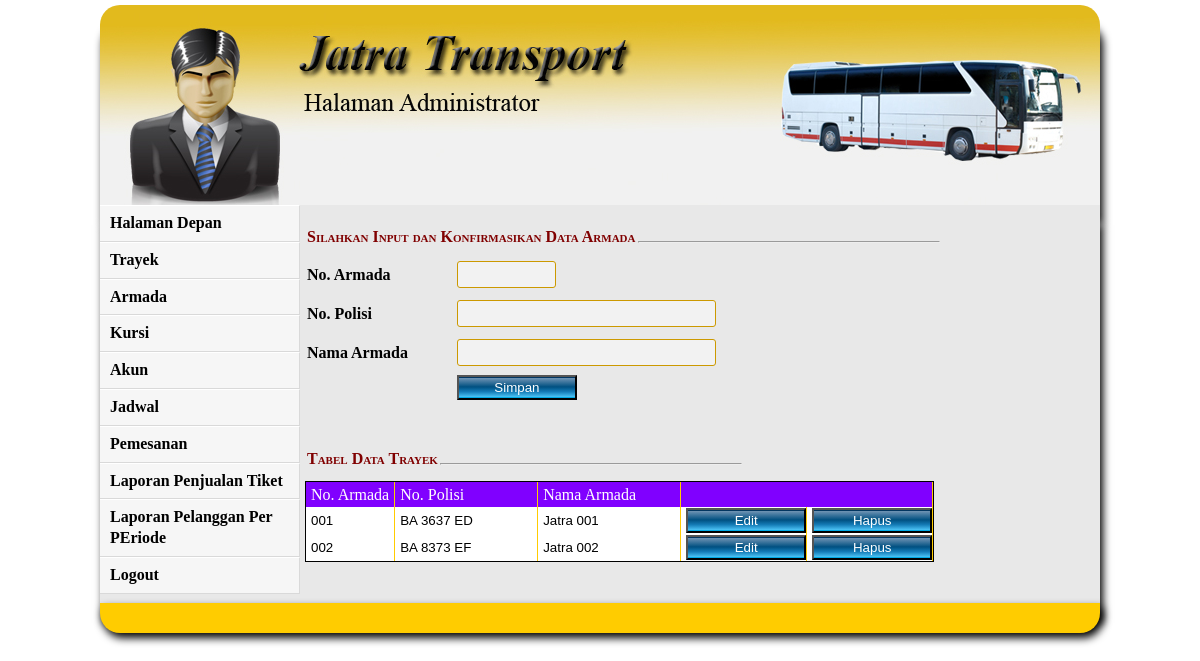
Screenshot of /admin/home.php?module=armada (signed in) with the database file from the repository.
### tables this page shows
CREATE TABLE IF NOT EXISTS armada (
  noarmada char(3) NOT NULL DEFAULT '' ,
  nopol char(10) ,
  namaarmada char(30) ,
  PRIMARY KEY (noarmada)
);

### admin/kanan.php (the view, shortened to what this page needs)
<?php
if($_GET[module]=='trayek'){
echo"
<form action='settrayek.php' method='post' onsubmit='return false;' name='formdaftar'>
<table border=0 style='margin-top:10px;'>
		<tr><td style='height:30px;'>
		<font style='color:maroon;font-size:16px;font-variant: small-caps;' '><b>Silahkan Input dan Konfirmasikan Data Trayek </b></font></td>
		<td>
		<hr style='width:300px;margin-top:10px;' ></td>
		</tr>
		</table>
		<table>
		<tr>
		<td><b>Kode Trayek</td><td style='width:40px;'></td><td><input type=text name='kode' class='lengkung' size=10></td>
		</tr>
		<tr>
		<td><b>Keterangan</td><td style='width:40px;'></td><td><input type=text name='keterangan' class='lengkung' size=30></td>
		</tr>
		<tr>
		<tr>
		<td></td><td style='width:40px;'></td><td><input type=button value=' Simpan ' class='glassy_btn' style='margin-left:5px;' onclick='pesan();'></td>
		</tr>
</table>
		</form>
<table border=0 style='margin-top:40px;'>
		<tr><td style='height:30px;'>
		<font style='color: maroon;font-size:16px;font-variant: small-caps;' '><b>Tabel Data Trayek</b></font></td>
		<td>
		<hr style='width:300px;margin-top:10px;' ></td>
		</tr>
</table>
		<form name='' action='aksitrayek.php' method=post>
<table border=0 cellpadding=0 cellspacing=0 style='border:solid thin  #000;margin-top:5px;'>
			  <tr class=trkepala>
			  <td class=tdgrid style='height:25px;padding-left:5px;padding-left:5px;padding-right:5px;' >Kode Trayek</td><td class=tdgrid style='padding-left:5px;padding-right:5px;' >Keterangan</td>
			  <td class=tdgrid colspan=2></td>
			   </tr>";
			  include"../fungsi/koneksi.php";
			  $mintaanggota=mysql_query("select * from trayek",$konek);
			  $hitunganggota=mysql_num_rows($mintaanggota);
			  if($hitunganggota==0){
			  echo"
			  <tr>
			  <td class=tdgrid style='height:25px;'><input type=text class='grid1' size=15></td>
			  <td class=tdgrid><input type=text class='grid1' size=25></td>
			  </tr>
			  ";
			  }
			  else{
			  while($an=mysql_fetch_array($mintaanggota)){
			  echo"
			  <tr class=trseragam>
			  <td class=tdgrid style='padding-left:5px;height:27px;'><input type=text class='grid1' size=5 value='$an[kode]' name='kode[]'></td>
			  <td class=tdgrid style='padding-left:5px;'><input type=text class='grid1' size=15 value='$an[keterangan]' name='keterangan[]'></td>
			  <td class=tdgrid style='padding-left:5px;' align=center><input type=submit value=' Edit ' class='glassy_btn'></td>
			  <td class=tdgrid style='padding-left:5px;'><input type=button value=' Hapus ' class='glassy_btn' onclick=window.location.href='hapustrayek.php?kode=$an[kode]'></td>
			  </tr>
			  ";
			  }
			  }
 echo" </table></form><br><br>";
}
elseif($_GET[module]=='armada'){
echo"
<form action='setarmada.php' method='post' onsubmit='' name='formdaftar'>
<table border=0 style='margin-top:10px;'>
		<tr><td style='height:30px;'>
		<font style='color:maroon;font-size:16px;font-variant: small-caps;' '><b>Silahkan Input dan Konfirmasikan Data Armada </b></font></td>
		<td>
		<hr style='width:300px;margin-top:10px;' ></td>
		</tr>
		</table>
		<table>
		<tr>
		<td><b>No. Armada</td><td style='width:40px;'></td><td><input type=text name='no' class='lengkung' size=10></td>
		</tr>
		<tr>
		<td><b>No. Polisi</td><td style='width:40px;'></td><td><input type=text name='nopol' class='lengkung' size=30></td>
		</tr>
		<tr>
		<td><b>Nama Armada</td><td style='width:40px;'></td><td><input type=text name='nama' class='lengkung' size=30></td>
		</tr>
		<tr>
		<tr>
		<td></td><td style='width:40px;'></td><td><input type=submit value=' Simpan ' class='glassy_btn' style='margin-left:5px;' onclick=''></td>
		</tr>
</table>
		</form>
<table border=0 style='margin-top:40px;'>
		<tr><td style='height:30px;'>
		<font style='color: maroon;font-size:16px;font-variant: small-caps;' '><b>Tabel Data Trayek</b></font></td>
		<td>
		<hr style='width:300px;margin-top:10px;' ></td>
		</tr>
</table>
		<form name='' action='aksiarmada.php' method=post>
<table border=0 cellpadding=0 cellspacing=0 style='border:solid thin  #000;margin-top:5px;'>
			  <tr class=trkepala>
			  <td class=tdgrid style='height:25px;padding-left:5px;padding-left:5px;padding-right:5px;' >No. Armada</td><td class=tdgrid style='padding-left:5px;padding-right:5px;' >No. Polisi</td><td class=tdgrid style='padding-left:5px;padding-right:5px;' >Nama Armada</td>
			  <td class=tdgrid colspan=2></td>
			   </tr>";
			  include"../fungsi/koneksi.php";
			  $mintaanggota=mysql_query("select * from armada",$konek);
			  $hitunganggota=mysql_num_rows($mintaanggota);
			  if($hitunganggota==0){
			  echo"
			  <tr>
			  <td class=tdgrid style='height:25px;'><input type=text class='grid1' size=15></td>
			  <td class=tdgrid><input type=text class='grid1' size=25></td>
              <td class=tdgrid><input type=text class='grid1' size=25></td>
			  </tr>
			  ";
			  }
			  else{
			  while($an=mysql_fetch_array($mintaanggota)){
			  echo"
			  <tr class=trseragam>
			  <td class=tdgrid style='padding-left:5px;height:27px;'><input type=text class='grid1' size=5 value='$an[noarmada]' name='no[]'></td>
			  <td class=tdgrid style='padding-left:5px;'><input type=text class='grid1' size=15 value='$an[nopol]' name='nopol[]'></td>
			 <td class=tdgrid style='padding-left:5px;'><input type=text class='grid1' size=15 value='$an[namaarmada]' name='nama[]'></td>
			  <td class=tdgrid style='padding-left:5px;' align=center><input type=submit value=' Edit ' class='glassy_btn'></td>
			  <td class=tdgrid style='padding-left:5px;'><input type=button value=' Hapus ' class='glassy_btn' onclick=window.location.href='hapusarmada.php?no=$an[noarmada]'></td>
			  </tr>
			  ";
			  }
			  }
 echo" </table></form><br><br>";
}
?>

### admin/css/style_index.css (style rules this page uses)
.trkepala { background-color:#8000FF; color:#FFFFFF; }
.tdgrid { border-right:thin solid #FFCC00; }
.grid1 { border:none; background:none; height:25px; }
.trseragam { background-color:#FFFFFF; }
.lengkung { -webkit-border-top-right-radius: 3px; -webkit-border-top-left-radius: 3px; -khtml-border-top-right-radius: 3px; -khtml-border-top-left-radius: 3px; -webkit-border-bottom-right-radius: 3px; -webkit-border-bottom-left-radius: 3px; -khtml-border-bottom-right-radius: 3px; -khtml-border-bottom-left-radius: 3px; -moz-border-radius-topright:3px; -moz-border-radius-bottomright:3px; -moz-border-radius-topleft:3px; -moz-border-radius-bottomleft:3px; border:#CC9900 thin solid; background-color:#F2F2F2; margin-top:5px; margin-bottom:5px; margin-left:5px; height:25px; }
.glassy_btn { background-image:-webkit-gradient(linear,left bottom,left top,color-stop(0, rgb(2,168,228)),color-stop(0.06, rgb(0,172,229)),color-stop(0.07, rgb(71,189,240)), color-stop(0.3, rgb(20,123,182)),color-stop(0.53, rgb(0,80,129)),color-stop(0.96, rgb(114,149,181)),color-stop(0.97, rgb(2,54,97))); background-image:-moz-linear-gradient(center bottom,rgb(2,168,228) 0%,rgb(0,172,229) 6%,rgb(71,189,240) 7%,rgb(20,123,182) 30%,rgb(0,80,129) 53%,rgb(114,149,181) 96%,rgb(2,54,97) 97%); background-color:#1c608c; width:120px; height:25px; color:#FFFFFF; }

### admin/css/helper.css (style rules this page uses)
* { margin: 0; padding: 0; }

### rows the page displays
armada: noarmada "001", nopol "BA 3637 ED", namaarmada "Jatra 001"
armada: noarmada "002", nopol "BA 8373 EF", namaarmada "Jatra 002"
